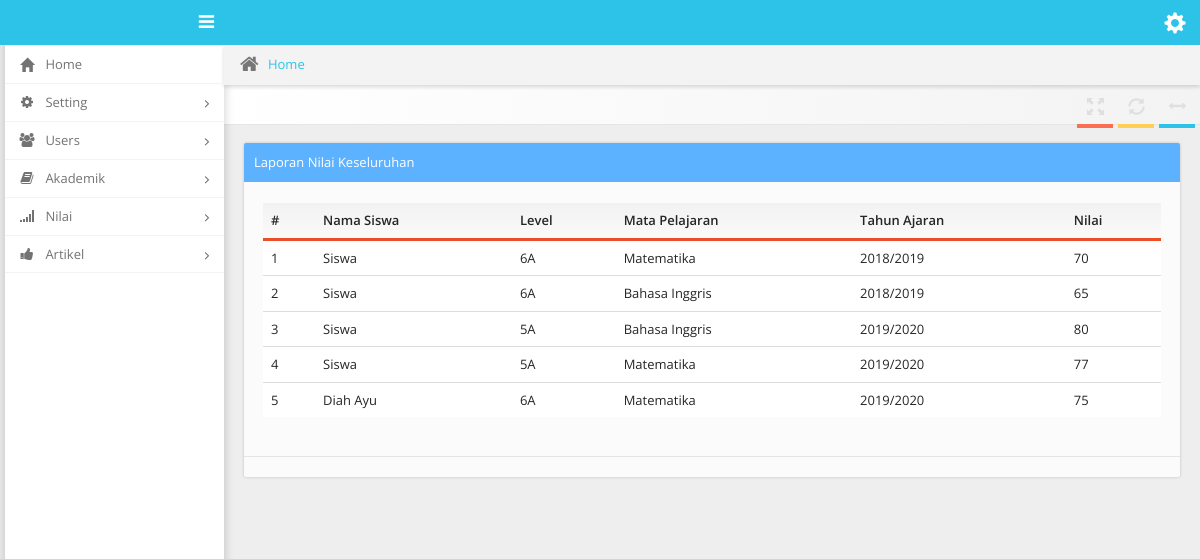
Page /dashboard/index.php?nilai=laporan (signed in) on the committed database.
### tables this page shows
CREATE TABLE IF NOT EXISTS `nilai` (
`nilai_id` int(11) NOT NULL,
  `id` int(11) DEFAULT NULL,
  `pelajaran_id` int(11) DEFAULT NULL,
  `level_id` int(11) NOT NULL,
  `tahun_id` int(11) DEFAULT NULL,
  `nilai_poin` int(11) DEFAULT NULL
);

CREATE TABLE IF NOT EXISTS `users` (
`id` int(11) NOT NULL,
  `name` varchar(50) DEFAULT NULL,
  `username` varchar(30) DEFAULT NULL,
  `password` varchar(32) DEFAULT NULL,
  `telp` varchar(16) DEFAULT NULL,
  `alamat` text,
  `status` varchar(25) DEFAULT NULL,
  `jenis_kelamin` varchar(25) DEFAULT NULL,
  `access` varchar(30) DEFAULT NULL
);

CREATE TABLE IF NOT EXISTS `level` (
`level_id` int(11) NOT NULL,
  `nm_level` varchar(50) DEFAULT NULL
);

CREATE TABLE IF NOT EXISTS `pelajaran` (
`pelajaran_id` int(11) NOT NULL,
  `pelajaran_nama` varchar(50) NOT NULL
);

CREATE TABLE IF NOT EXISTS `tahun` (
`tahun_id` int(11) NOT NULL,
  `tahun_nama` varchar(20) DEFAULT NULL
);

### dashboard/tables/laporan_nilai.php (the view)
<div class="col-xs-12 col-md-12">
    <div class="well with-header  with-footer">
        <div class="header bg-blue">
            Laporan Nilai Keseluruhan
        </div>
        <table class="table table-hover">
            <thead class="bordered-darkorange">
                <tr>
                    <th>#</th>
                    <th>Nama Siswa</th>
                    <th>Level</th>
                    <th>Mata Pelajaran</th>
                    <th>Tahun Ajaran</th>
                    <th>Nilai</th>
                </tr>
            </thead>
            <tbody>
                <?php
                    $no     =   1;
                    $nilai  =   mysql_query("SELECT users.name, level.nm_level, pelajaran.pelajaran_nama, tahun.tahun_nama, nilai.nilai_poin
                                        FROM nilai
                                        INNER JOIN users ON nilai.id=users.id
                                        INNER JOIN level ON nilai.level_id=level.level_id
                                        INNER JOIN pelajaran ON nilai.pelajaran_id=pelajaran.pelajaran_id
                                        INNER JOIN tahun ON nilai.tahun_id=tahun.tahun_id
                                        WHERE users.id
                                        ORDER BY users.id ASC");
                    while ($data=mysql_fetch_array($nilai)) {
                ?>
                <tr>
                    <td><?php echo $no; ?></td>
                    <td><?php echo $data['name']; ?></td>
                    <td><?php echo $data['nm_level']; ?></td>
                    <td><?php echo $data['pelajaran_nama']; ?></td>
                    <td><?php echo $data['tahun_nama']; ?></td>
                    <td><?php echo $data['nilai_poin']; ?></td>
                </tr>
                <?php
                    $no++;
                    }
                ?>
            </tbody>
        </table>
        <div class="footer">
    </div>
    </div>
</div>

### rows in the picture
nilai: users.name "Siswa", level.nm_level "6A", pelajaran.pelajaran_nama "Matematika", tahun.tahun_nama "2018/2019", nilai_poin "70"
nilai: users.name "Siswa", level.nm_level "6A", pelajaran.pelajaran_nama "Bahasa Inggris", tahun.tahun_nama "2018/2019", nilai_poin "65"
nilai: users.name "Siswa", level.nm_level "5A", pelajaran.pelajaran_nama "Bahasa Inggris", tahun.tahun_nama "2019/2020", nilai_poin "80"
nilai: users.name "Siswa", level.nm_level "5A", pelajaran.pelajaran_nama "Matematika", tahun.tahun_nama "2019/2020", nilai_poin "77"
nilai: users.name "Diah Ayu", level.nm_level "6A", pelajaran.pelajaran_nama "Matematika", tahun.tahun_nama "2019/2020", nilai_poin "75"
